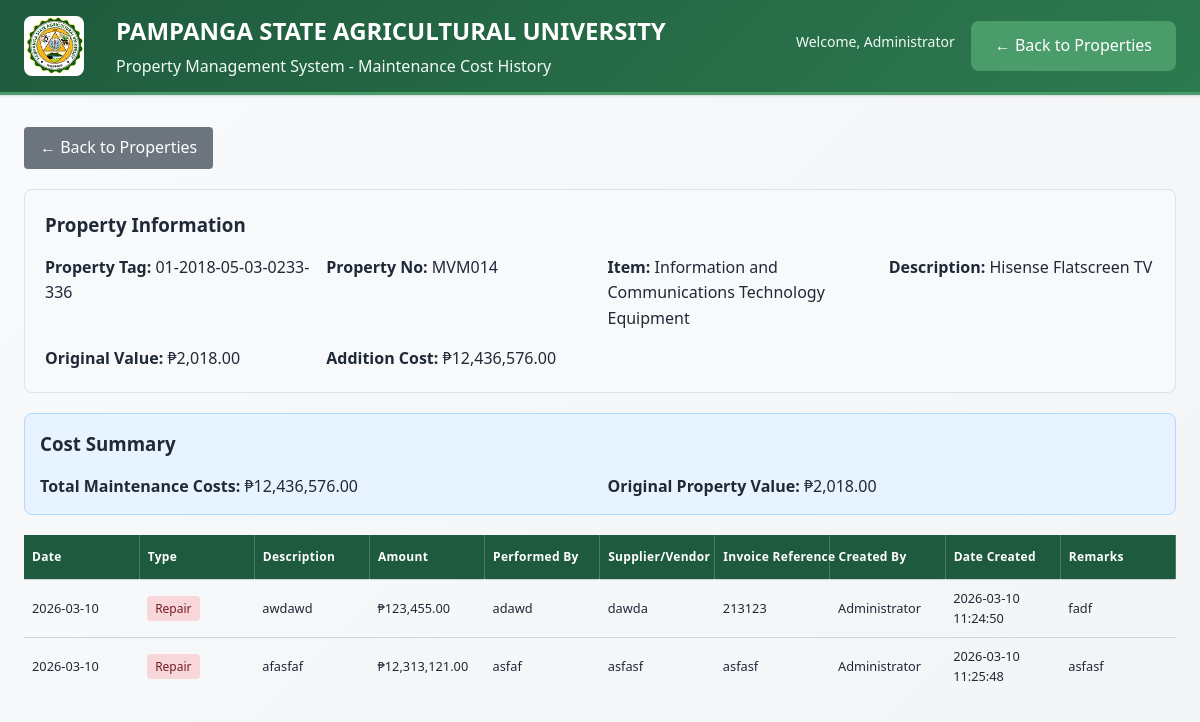
The page /Property/maintenance_costs.php?property_tag=01-2018-05-03-0233-336 (signed in) on the database its author committed.
### tables this page shows
CREATE TABLE `property_list` (
  `idproperty_list` int(11) NOT NULL,
  `property_no` varchar(45) DEFAULT NULL,
  `property_tag` varchar(45) DEFAULT NULL,
  `property_item` varchar(200) DEFAULT NULL,
  `property_description` varchar(250) DEFAULT NULL,
  `property_model_number` varchar(200) DEFAULT NULL,
  `property_serial_number` varchar(200) DEFAULT NULL,
  `property_value` varchar(200) DEFAULT NULL,
  `addition_cost` decimal(19,2) DEFAULT 0.00,
  `property_acquisition_date` varchar(200) DEFAULT NULL,
  `property_accountable_person` varchar(200) DEFAULT NULL,
  `property_actual_location` varchar(200) DEFAULT NULL,
  `property_remarks` varchar(200) DEFAULT NULL,
  `property_counted` varchar(200) DEFAULT NULL,
  `property_condition` varchar(200) DEFAULT NULL,
  `property_validated` varchar(200) DEFAULT NULL,
  `property_status` varchar(200) DEFAULT NULL,
  `property_fund` varchar(200) DEFAULT NULL,
  `property_year_purchased` varchar(200) DEFAULT NULL,
  `property_sm_group_account` varchar(200) DEFAULT NULL,
  `property_gl_account` varchar(200) DEFAULT NULL,
  `property_number` varchar(200) DEFAULT NULL,
  `property_loc` varchar(200) DEFAULT NULL
);

CREATE TABLE `property_maintenance_costs` (
  `idmaintenance_cost` int(11) NOT NULL,
  `property_id` int(11) NOT NULL,
  `property_tag` varchar(45) NOT NULL,
  `cost_type` enum('repair','maintenance','replace') NOT NULL,
  `cost_description` varchar(500) DEFAULT NULL,
  `cost_amount` decimal(12,2) NOT NULL DEFAULT 0.00,
  `cost_date` date NOT NULL,
  `performed_by` varchar(200) DEFAULT NULL,
  `supplier_vendor` varchar(200) DEFAULT NULL,
  `invoice_reference` varchar(100) DEFAULT NULL,
  `remarks` text DEFAULT NULL,
  `created_by` varchar(200) DEFAULT NULL,
  `date_created` datetime DEFAULT current_timestamp()
);

### Property/maintenance_costs.php (the view, shortened to what this page needs)
<?php
include "connect.php";
$conn = new mysqli($servername, $username, $password, $dbname);
$property_tag = isset($_GET['property_tag']) ? mysqli_real_escape_string($conn, $_GET['property_tag']) : '';
$property_query = "SELECT * FROM property_list WHERE property_tag = '$property_tag'";
$property_result = $conn->query($property_query);
$property = $property_result->fetch_assoc();
$maintenance_query = "SELECT * FROM property_maintenance_costs WHERE property_tag = '$property_tag' ORDER BY cost_date DESC";
$maintenance_result = $conn->query($maintenance_query);
$total_cost_query = "SELECT SUM(cost_amount) as total FROM property_maintenance_costs WHERE property_tag = '$property_tag'";
$total_result = $conn->query($total_cost_query);
$total_row = $total_result->fetch_assoc();
$total_maintenance_cost = $total_row['total'] ?? 0;
?>
<!DOCTYPE html>
<html lang="en">
<head>
    <link rel="stylesheet" href="style.css">
</head>
<body>
    <header class="header">
        <div class="header-content">
            <img src="PSAU_10.jpg" alt="PSAU Logo" class="header-logo">
            <div class="header-title">
                <h1>PAMPANGA STATE AGRICULTURAL UNIVERSITY</h1>
                <h2>Property Management System - Maintenance Cost History</h2>
            </div>
            <div class="header-user">
                <div style="text-align: right; margin-bottom: 0.5rem;">
                    <span class="user-info">Welcome, <?php echo htmlspecialchars($_SESSION['property_full_name']); ?></span>
                </div>
                <a href="index.php" class="btn btn-secondary">← Back to Properties</a>
            </div>
        </div>
    </header>
    <div class="container">
        <a href="index.php" class="btn-back">← Back to Properties</a>
        <div class="property-info">
            <h3>Property Information</h3>
            <div style="display: grid; grid-template-columns: repeat(auto-fit, minmax(250px, 1fr)); gap: 15px; margin-top: 15px;">
                <div><strong>Property Tag:</strong> <?php echo htmlspecialchars($property['property_tag']); ?></div>
                <div><strong>Property No:</strong> <?php echo htmlspecialchars($property['property_no']); ?></div>
                <div><strong>Item:</strong> <?php echo htmlspecialchars($property['property_item']); ?></div>
                <div><strong>Description:</strong> <?php echo htmlspecialchars($property['property_description']); ?></div>
                <div><strong>Original Value:</strong> ₱<?php echo number_format((float)str_replace([',', ' '], '', $property['property_value'] ?? '0'), 2); ?></div>
                <div><strong>Addition Cost:</strong> ₱<?php echo number_format((float)($property['addition_cost'] ?? '0'), 2); ?></div>
            </div>
        </div>
        <div class="cost-summary">
            <h3>Cost Summary</h3>
            <div style="display: grid; grid-template-columns: repeat(auto-fit, minmax(200px, 1fr)); gap: 15px; margin-top: 15px;">
                <div><strong>Total Maintenance Costs:</strong> ₱<?php echo number_format((float)$total_maintenance_cost, 2); ?></div>
                <div><strong>Original Property Value:</strong> ₱<?php echo number_format((float)str_replace([',', ' '], '', $property['property_value'] ?? '0'), 2); ?></div>
            </div>
        </div>
        <div class="table-responsive">
            <table class="table">
                <thead>
                    <tr>
                        <th>Date</th>
                        <th>Type</th>
                        <th>Description</th>
                        <th>Amount</th>
                        <th>Performed By</th>
                        <th>Supplier/Vendor</th>
                        <th>Invoice Reference</th>
                        <th>Created By</th>
                        <th>Date Created</th>
                        <th>Remarks</th>
                    </tr>
                </thead>
                <tbody>
                    <?php if ($maintenance_result && $maintenance_result->num_rows > 0): ?>
                        <?php while($row = $maintenance_result->fetch_assoc()): ?>
                            <tr>
                                <td><?php echo htmlspecialchars($row['cost_date']); ?></td>
                                <td>
                                    <span style="padding: 4px 8px; border-radius: 4px; font-size: 12px;
                                        <?php
                                        if ($row['cost_type'] == 'repair') echo 'background: #f8d7da; color: #721c24;';
                                        elseif ($row['cost_type'] == 'maintenance') echo 'background: #d1ecf1; color: #0c5460;';
                                        else echo 'background: #fff3cd; color: #856404;';
                                        ?>">
                                        <?php echo ucfirst(htmlspecialchars($row['cost_type'])); ?>
                                    </span>
                                </td>
                                <td><?php echo htmlspecialchars($row['cost_description']); ?></td>
                                <td>₱<?php echo number_format((float)$row['cost_amount'], 2); ?></td>
                                <td><?php echo htmlspecialchars($row['performed_by'] ?? ''); ?></td>
                                <td><?php echo htmlspecialchars($row['supplier_vendor'] ?? ''); ?></td>
                                <td><?php echo htmlspecialchars($row['invoice_reference'] ?? ''); ?></td>
                                <td><?php echo htmlspecialchars($row['created_by'] ?? ''); ?></td>
                                <td><?php echo htmlspecialchars($row['date_created']); ?></td>
                                <td><?php echo htmlspecialchars($row['remarks'] ?? ''); ?></td>
                            </tr>
                        <?php endwhile; ?>
                    <?php endif; ?>
                </tbody>
            </table>
        </div>
    </div>
</body>
</html>

### Property/style.css (style rules this page uses)
:root { --psau-primary: #1e5a3d; --psau-secondary: #2d7a4f; --psau-accent: #4a9d6a; --psau-light: #e8f5ee; --psau-lighter: #f0faf6; --primary-color: #1e5a3d; --primary-hover: #2d7a4f; --secondary-color: #4a9d6a; --secondary-hover: #1e5a3d; --success-color: #10b981; --warning-color: #f59e0b; --danger-color: #ef4444; --gray-50: #f9fafb; --gray-100: #f3f4f6; --gray-200: #e5e7eb; --gray-300: #d1d5db; --gray-400: #9ca3af; --gray-500: #6b7280; --gray-600: #4b5563; --gray-700: #374151; --gray-800: #1f2937; --gray-900: #111827; --border-radius: 8px; --border-radius-lg: 12px; --shadow-sm: 0 1px 2px 0 rgba(0, 0, 0, 0.05); --shadow: 0 1px 3px 0 rgba(0, 0, 0, 0.1), 0 1px 2px 0 rgba(0, 0, 0, 0.06); --shadow-md: 0 4px 6px -1px rgba(0, 0, 0, 0.1), 0 2px 4px -1px rgba(0, 0, 0, 0.06); --shadow-lg: 0 10px 15px -3px rgba(0, 0, 0, 0.1), 0 4px 6px -2px rgba(0, 0, 0, 0.05); --transition: all 0.3s ease; }
* { margin: 0; padding: 0; box-sizing: border-box; }
body { font-family: 'Segoe UI', Tahoma, Geneva, Verdana, sans-serif; line-height: 1.6; color: var(--gray-800); background: linear-gradient(135deg, var(--gray-50) 0%, var(--gray-100) 100%); min-height: 100vh; }
.header { background: linear-gradient(135deg, var(--psau-primary) 0%, var(--psau-secondary) 100%); box-shadow: var(--shadow); border-bottom: 3px solid var(--psau-accent); padding: 0.75rem 0; margin-bottom: 2rem; }
.header-content { max-width: 100%; margin: 0 auto; padding: 0 1.5rem; display: flex; align-items: center; gap: 2rem; justify-content: space-between; }
.header-user { display: flex; align-items: center; gap: 1rem; }
.user-info { color: var(--psau-lighter); font-size: 0.875rem; font-weight: 500; }
.btn-secondary { background: var(--secondary-color); color: white; }
.header-logo { width: 60px; height: auto; border-radius: var(--border-radius); }
.header-title { flex: 1; }
.header-title h1 { font-size: 1.5rem; font-weight: 700; color: white; margin-bottom: 0.25rem; }
.header-title h2 { font-size: 1rem; font-weight: 500; color: var(--psau-lighter); }
.container { max-width: 100%; margin: 0; padding: 0 1.5rem; }
.btn { padding: 0.75rem 1.5rem; border: none; border-radius: var(--border-radius); font-size: 1rem; font-weight: 500; cursor: pointer; transition: var(--transition); text-decoration: none; display: inline-flex; align-items: center; gap: 0.5rem; }
.table { width: 100%; border-collapse: collapse; font-size: 0.8rem; table-layout: fixed; }
.table th { background: var(--primary-color); color: white; padding: 0.75rem 0.5rem; text-align: left; font-weight: 600; letter-spacing: 0.025em; white-space: nowrap; border-right: 1px solid rgba(255, 255, 255, 0.2); font-size: 0.75rem; }
.table td { padding: 0.5rem; border-bottom: 1px solid var(--gray-300); border-top: 1px solid var(--gray-300); vertical-align: middle; word-wrap: break-word; }
.table tbody tr:last-child td { border-bottom: none; }

### Property/maintenance_costs.php (style rules this page uses)
.property-info { background: #f8f9fa; padding: 20px; border-radius: 8px; margin-bottom: 20px; border: 1px solid #dee2e6; }
.cost-summary { background: #e7f3ff; padding: 15px; border-radius: 8px; margin-bottom: 20px; border: 1px solid #b3d9ff; }
.table-responsive { overflow-x: auto; }
.btn-back { background: #6c757d; color: white; padding: 8px 16px; text-decoration: none; border-radius: 4px; display: inline-block; margin-bottom: 20px; }

### rows shown on the page
property_list: property_tag "01-2018-05-03-0233-336", property_no "MVM014", property_item "Information and Communications Technology Equipment", property_description "Hisense Flatscreen TV", property_value "2,018.00", addition_cost "12,436,576.00"
property_maintenance_costs: cost_date "2026-03-10", cost_type "Repair", cost_description "awdawd", cost_amount "123,455.00", performed_by "adawd", supplier_vendor "dawda", invoice_reference "213123", created_by "Administrator", date_created "2026-03-10 11:24:50", remarks "fadf"
property_maintenance_costs: cost_date "2026-03-10", cost_type "Repair", cost_description "afasfaf", cost_amount "12,313,121.00", performed_by "asfaf", supplier_vendor "asfasf", invoice_reference "asfasf", created_by "Administrator", date_created "2026-03-10 11:25:48", remarks "asfasf"

### other values the page prints
$_SESSION['property_full_name'] "Administrator"
$total_maintenance_cost "12,436,576.00"
